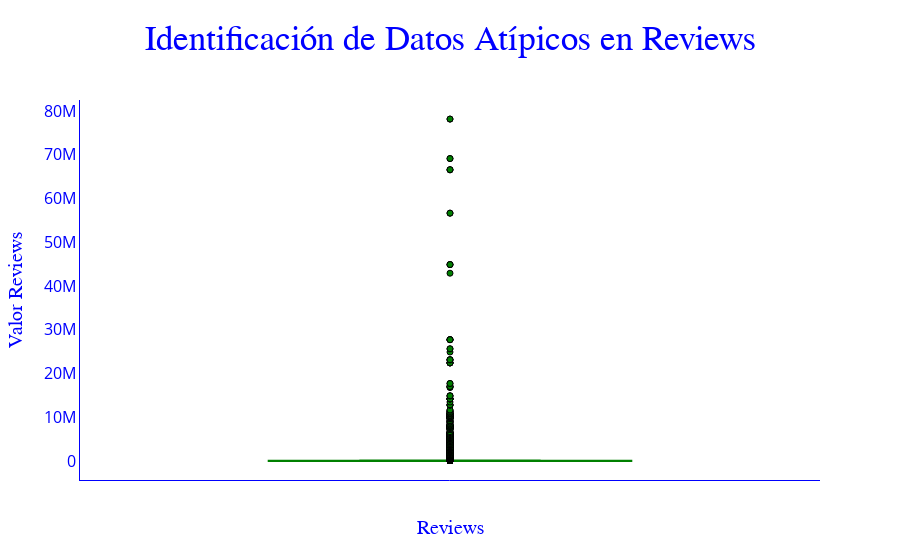

The code cell stored with this chart in its notebook:
### Markdown cell above
Ahora analizare por separado usando plotly_express para ver los boxplot con mayor detalle

### Code cell
#  Boxplot Datos Atípicos de la columna Reviews

fig = px.box(df_google_sin_duplicados, y= df_google_sin_duplicados['Reviews'],
             title="Identificación de Datos Atípicos",
             labels={"Reviews": "Reviews", "Valor": "Valor"},
             )

# Personalizar el diseño del grafico (fig.update_layout())

fig.update_layout(title=dict(text="Identificación de Datos Atípicos en Reviews",
                              font=dict(size=35, color="blue", family="Arial"),           # size me determina el tamaño del titulo
                              pad=dict(b=30, l=0, r=0, t=30), x=0.5),                     # X=0.5  me centra el titulo en el gráfico
                  xaxis=dict(title=dict(text= "Reviews", font=dict(color="blue", size=20, family="Arial")),  # Personalizo label del eje X
                              showline=True, linewidth=1, linecolor='blue',                                   # Para ver la linea del eje X y personalizarla
                              tickfont=dict(color='blue', size=16)),                                          # Personalizo ticks del eje X
                  yaxis=dict(title=dict(text="Valor Reviews", font=dict(color="blue", size=20, family="Arial")),
                              showline=True, linewidth=1, linecolor='blue',
                              tickfont=dict(color='blue', size=16)),
                  paper_bgcolor="white",                                           # Establece el color de fondo del área del papel.
                  plot_bgcolor="white")                                            # Establece el color de fondo del área del gráfico

#  Personalizar color y bordes del boxplot (fig.update_traces( ))
fig.update_traces(marker=dict(color='green', line=dict(color='black', width=1)))

# Mostrar el gráfico
fig.show()

### Figure 1 — Plotly figure (JSON) as saved in the notebook; plotly's stock layout.template omitted (floating-point values rounded to 4 significant figures; data arrays with more than 128 entries replaced by an {"elided": "..."} marker saying what was removed)
{"data": [{"alignmentgroup": "True", "hovertemplate": "Reviews=%{y}<extra></extra>", "legendgroup": "", "marker": {"color": "green", "line": {"color": "black", "width": 1}}, "name": "", "notched": false, "offsetgroup": "", "orientation": "v", "showlegend": false, "type": "box", "x0": " ", "xaxis": "x", "y": {"elided": "10342 int values"}, "y0": " ", "yaxis": "y"}], "layout": {"boxmode": "group", "legend": {"tracegroupgap": 0}, "paper_bgcolor": "white", "plot_bgcolor": "white", "title": {"font": {"color": "blue", "family": "Arial", "size": 35}, "pad": {"b": 30, "l": 0, "r": 0, "t": 30}, "text": "Identificación de Datos Atípicos en Reviews", "x": 0.5}, "xaxis": {"anchor": "y", "domain": [0, 1], "linecolor": "blue", "linewidth": 1, "showline": true, "tickfont": {"color": "blue", "size": 16}, "title": {"font": {"color": "blue", "family": "Arial", "size": 20}, "text": "Reviews"}}, "yaxis": {"anchor": "x", "domain": [0, 1], "linecolor": "blue", "linewidth": 1, "showline": true, "tickfont": {"color": "blue", "size": 16}, "title": {"font": {"color": "blue", "family": "Arial", "size": 20}, "text": "Valor Reviews"}}}}
